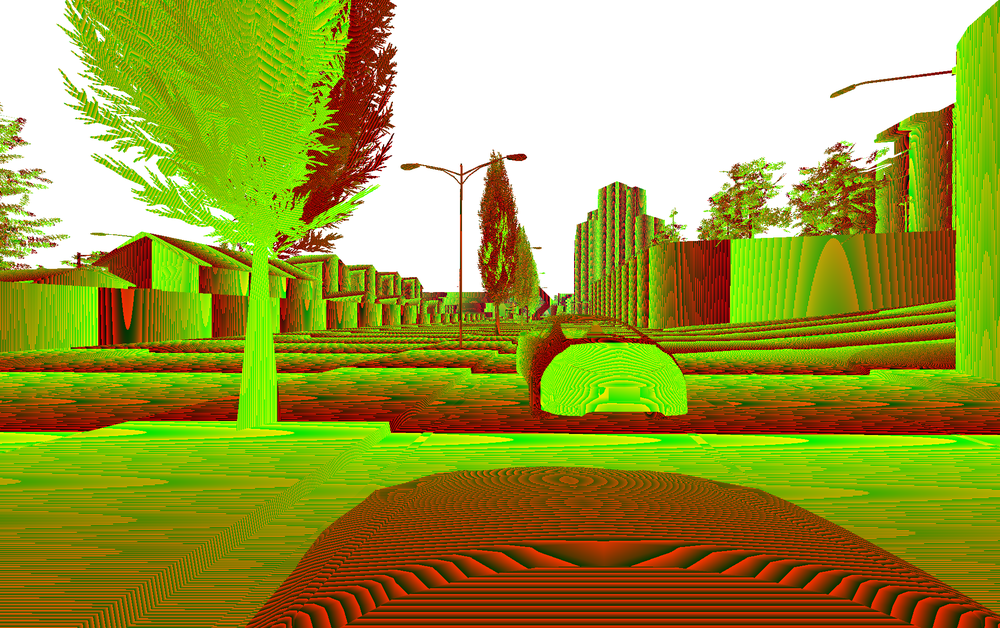
#> input picture Disparity/deep/334_carla_deep.png, 1000 x 628 px, shrunk from 1937 x 1217 before the run
$ python ply.py
#> lines starting #> are read from the running program, lines starting #| are printed output that depends on the picture; after the words box and inside, x2 and y2 are one past the last pixel; in counts of white or black regions, pixels touching at a corner belong together
### Disparity/utils.py
import numpy as np
import cv2 as cv
import json
import math


ply_header = '''ply
format ascii 1.0
element vertex %(vert_num)d
property float x
property float y
property float z
property uchar red
property uchar green
property uchar blue
end_header
'''


class NumpyEncoder(json.JSONEncoder):
    # [4 lines left out: function default, not called in this run]


def save2json(data, filename):
    with open(filename, "w", encoding='UTF8') as f:
        json.dump(data, f, ensure_ascii=False, indent=4, cls=NumpyEncoder)


# [17 lines left out: functions loadFromJson, disp2deep, not called in this run]


def deep2disp(deep, b, fov):
    _, w = deep.shape[:2]
    focus_length = w/(2*math.tan(fov*math.pi/360))
    disp = (b*focus_length)/deep
    return disp.astype(np.uint8)


def carla2deep(array):
    array = array[:, :, :3]  # Take only RGB
    array = array[:, :, ::-1]  # BGR
    gray_depth = ((array[:, :, 0] + array[:, :, 1] * 256.0 +
                  array[:, :, 2]*256.0*256.0)/((256.0*256.0*256.0) - 1))
    gray_depth = gray_depth * 1000
    return gray_depth


# [27 lines left out: functions get_camera_matrix, write_ply, not called in this run]

### Disparity/ply.py
import numpy as np
import cv2 as cv
from utils import carla2deep, deep2disp


ply_header = '''ply
format ascii 1.0
element vertex %(vert_num)d
property float x
property float y
property float z
property uchar red
property uchar green
property uchar blue
end_header
'''


def write_ply(fn, disparity):
    print('generating 3d point cloud...',)
    h, w = disparity.shape[:2]
    f = 0.8*w # guess for focal length
    Q = np.float32([[1, 0, 0, -0.5*w],
    [0,-1, 0, 0.5*h], # turn points 180 deg around x-axis,
    [0, 0, 0, -f], # so that y-axis looks up
    [0, 0, 1, 0]])
    points = cv.reprojectImageTo3D(disparity, Q)
    colors = cv.cvtColor(disparity, cv.COLOR_BGR2RGB)
    mask = disparity > disparity.min()
    verts = points[mask]
    colors = colors[mask]

    verts = verts.reshape(-1, 3)
    colors = colors.reshape(-1, 3)
    verts = np.hstack([verts, colors])
    with open(fn, 'wb') as f:
        f.write((ply_header % dict(vert_num=len(verts))).encode('utf-8'))
        np.savetxt(f, verts, fmt='%f %f %f %d %d %d ')


def main():
    pic = cv.imread('deep/334_carla_deep.png')
#> pic is the input picture: shape (628, 1000, 3); mean B, G, R 62.8, 157.6, 158
    deep_from_carla = carla2deep(pic)
#> in carla2deep, `gray_depth = ((array[:, :, 0] + array[:, :, 1] * 256.0 + array[:, :, 2..`:
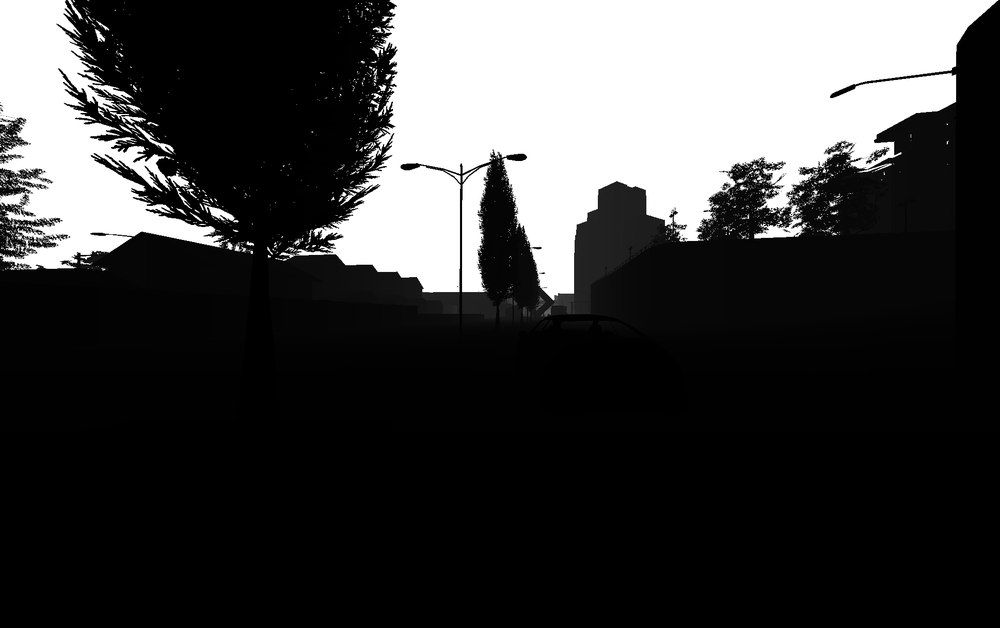
#> gray_depth: shape (628, 1000) float64; min 1.31e-06, max 1, mean 0.248
    disparity = deep2disp(deep_from_carla, 0.3, 120)
#> in deep2disp, `return disp.astype(np.uint8)`:
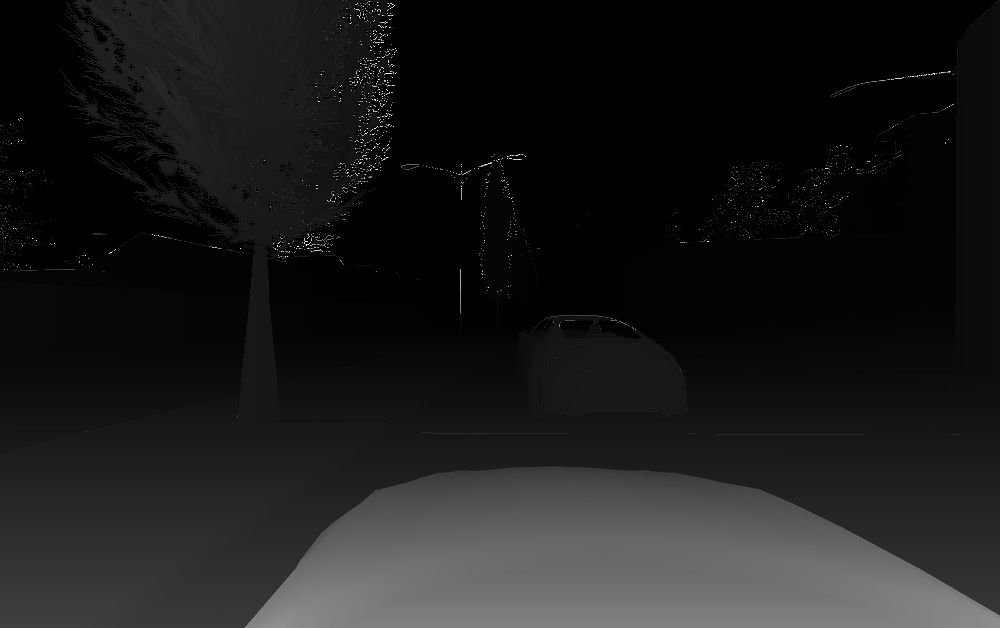
#> returned value: shape (628, 1000); min 0, max 255, mean 27
    # disparity = np.float32(np.divide(disparity, 16.0))
    out_fn = 'out.ply'
    write_ply(out_fn, disparity)
#> in write_ply, `points = cv.reprojectImageTo3D(disparity, Q)`: points: shape (628, 1000, 3) float32; 26.9% of the values are NaN or infinite; the others: min -800, max 497, mean -28.34
#> in write_ply, `mask = disparity > disparity.min()`:
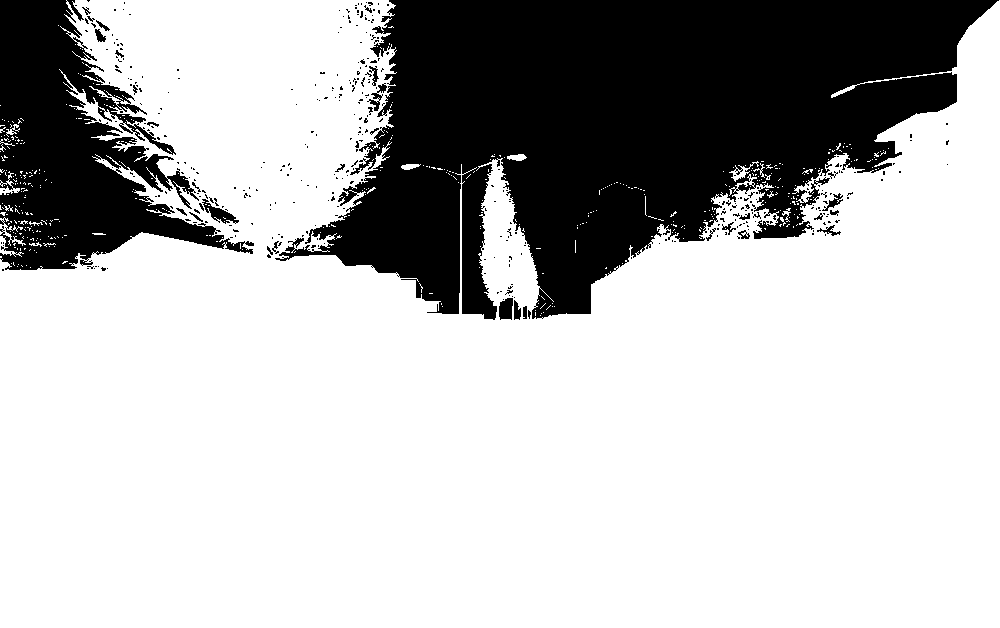
#> mask: shape (628, 1000) bool; 73.1% white; 386 black regions (353 under 20 px), largest, box (x1, y1, x2, y2) and area: (275, 0, 999, 320) 133672, (0, 0, 254, 270) 31840, (202, 199, 239, 224) 323
    print('%s saved' % out_fn)
    print('Done')


if __name__ == '__main__':
    main()
